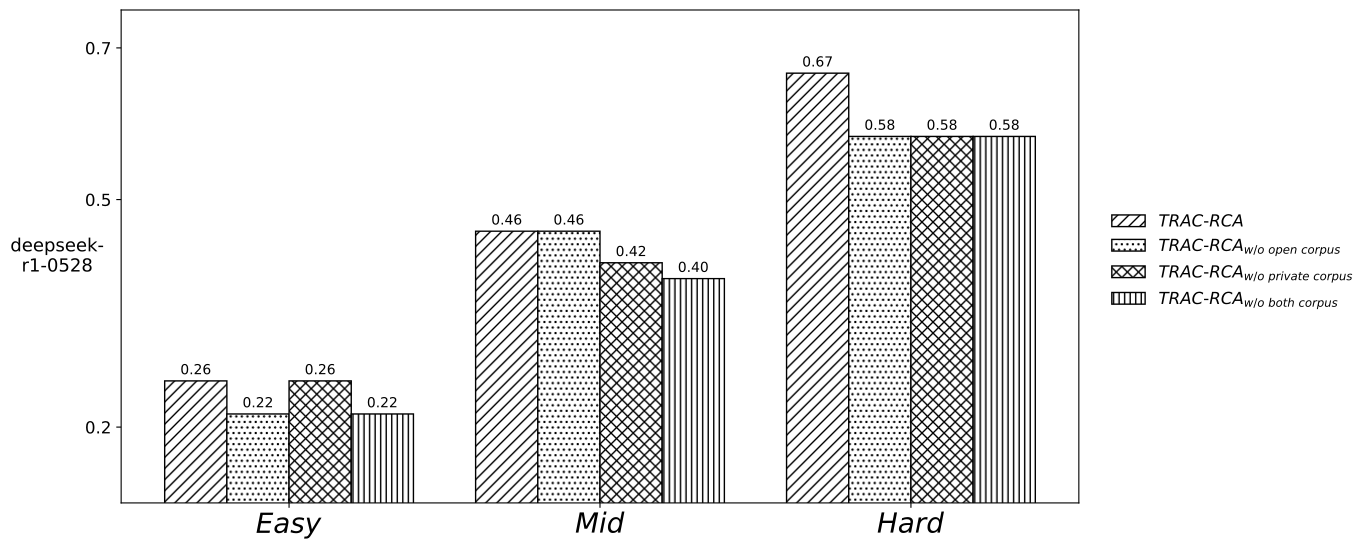

This chart was generated by the following Python code:
import matplotlib.pyplot as plt
import numpy as np

# ---------------------- 1. 数据准备 ----------------------
groups = [r'$Easy$', r'$Mid$', r'$Hard$']
models = ['M', 'M1', 'M2', 'M3']
new_legend_names = ['$TRAC\\text{-}RCA$', '$TRAC\\text{-}RCA_{w/o\ open\ corpus}$', '$TRAC\\text{-}RCA_{w/o\ private\ corpus}$', '$TRAC\\text{-}RCA_{w/o\ both\ corpus}$']

deepseek_data = {
    'M': [0.2609, 0.4583, 0.6667], # /root/shared-nvme/work/agent/TRAC-RCA/experiments/ablation/deepseek-r1-250528/Bank_all_RAG_k4_deepseek-r1-250528_difficulty_summary.csv
    'M1': [0.2173, 0.4583, 0.5833], # /root/shared-nvme/work/agent/TRAC-RCA/experiments/ablation/deepseek-r1-250528/Bank_private_RAG_k4_deepseek-r1-250528_difficulty_summary.csv
    'M2': [0.2609, 0.4167, 0.5833], # /root/shared-nvme/work/agent/TRAC-RCA/experiments/ablation/deepseek-r1-250528/Bank_public_RAG_k4_deepseek-r1-250528_difficulty_summary.csv
    'M3': [0.2173, 0.3958, 0.5833] # /root/shared-nvme/work/agent/TRAC-RCA/experiments/ablation/deepseek-r1-250528/Bank_no_RAG_k4_deepseek-r1-250528_difficulty_summary.csv
}

# gpt_data = {
#     'M': [0.2174, 0.3542, 0.4167], # /root/shared-nvme/work/agent/TRAC-RCA/experiments/Bank/gpt-4o/Bank_all_RAG_gpt-4o_difficulty_summary.csv
#     'M1': [0.2609, 0.4167, 0.5833],
#     'M2': [0.2258, 0.4035, 0.5882], # /root/shared-nvme/work/agent/TRAC-RCA/experiments/ablation/gpt-4o/Bank_public_RAG_gpt-4o_difficulty_summary.csv
#     'M3': [0.2258, 0.3509, 0.3529] # /root/shared-nvme/work/agent/TRAC-RCA/experiments/ablation/gpt-4o/Bank_no_RAG_gpt-4o_difficulty_summary.csv
# }

styles = {
    'M': {'hatch': '///', 'color': 'white', 'edgecolor': 'black'},
    'M1': {'hatch': '...', 'color': 'white', 'edgecolor': 'black'},
    'M2': {'hatch': 'xxx', 'color': 'white', 'edgecolor': 'black'},
    'M3': {'hatch': '|||', 'color': 'white', 'edgecolor': 'black'}
}

bar_width = 0.15
group_gap = 0.75
x = np.arange(len(groups)) * group_gap

# ---------------------- 2. 全局字号设置 ----------------------
plt.rcParams.update({
    'font.size': 12,
    'axes.labelsize': 14,
    'axes.titlesize': 16,
    'xtick.labelsize': 20,
    'ytick.labelsize': 12,
    'legend.fontsize': 12,
    'figure.titlesize': 16
})

show_yticks = [0.2, 0.5, 0.7]
y_lim = (0.1, 0.75)

# ---------------------- 3. 绘图设置 ----------------------
# fig, (ax1, ax2) = plt.subplots(2, 1, figsize=(9, 6), sharex=True)
fig, ax1 = plt.subplots(1, 1, figsize=(13, 6), sharex=True)

# ---------------------- 4. 绘制 deepseek 子图 ----------------------
ax1.set_ylabel('deepseek-\nr1-0528', rotation=0, labelpad=20, ha='center', va='center', fontsize=13)
ax1.set_ylim(y_lim)
ax1.set_yticks(show_yticks)
ax1.tick_params(axis='y', labelsize=12)
ax1.set_xticks(x + (len(models)-1)*bar_width/2)
ax1.set_xticklabels(groups)
ax1.tick_params(axis='x', labelsize=20)
for i, model in enumerate(models):
    ax1.bar(x + i * bar_width, deepseek_data[model], bar_width, 
            label=new_legend_names[i], **styles[model])

# ---------------------- 5. 绘制 gpt-4o 子图 ----------------------
# ax2.set_ylabel('GPT-4o', rotation=0, labelpad=20, ha='center', va='center', fontsize=13)
# ax2.set_ylim(y_lim)
# ax2.set_yticks(show_yticks)
# ax2.tick_params(axis='y', labelsize=12)
# ax2.set_xticks(x + (len(models)-1)*bar_width/2)
# ax2.set_xticklabels(groups)
# ax2.tick_params(axis='x', labelsize=20)
# for i, model in enumerate(models):
#     ax2.bar(x + i * bar_width, gpt_data[model], bar_width, 
#             **styles[model])

# ---------------------- 6. 添加数据标签（核心修改） ----------------------
def add_labels(ax, data):
    # 去掉所有条件判断，为所有柱子添加标签
    for i, model in enumerate(models):
        for j, val in enumerate(data[model]):
            ax.text(x[j] + i * bar_width, val + 0.005, f'{val:.2f}', 
                    ha='center', va='bottom', fontsize=10)

add_labels(ax1, deepseek_data)
# add_labels(ax2, gpt_data)

# ---------------------- 7. 图例 ----------------------
handles, labels = ax1.get_legend_handles_labels()
fig.legend(handles, labels, loc='center left', bbox_to_anchor=(0.85, 0.5), 
           ncol=1, frameon=False, fontsize=12)

# ---------------------- 8. 保存与显示 ----------------------
plt.tight_layout(rect=[0, 0, 0.85, 0.95])  
plt.savefig('0.ablation.pdf', dpi=300, bbox_inches='tight')
plt.show()
